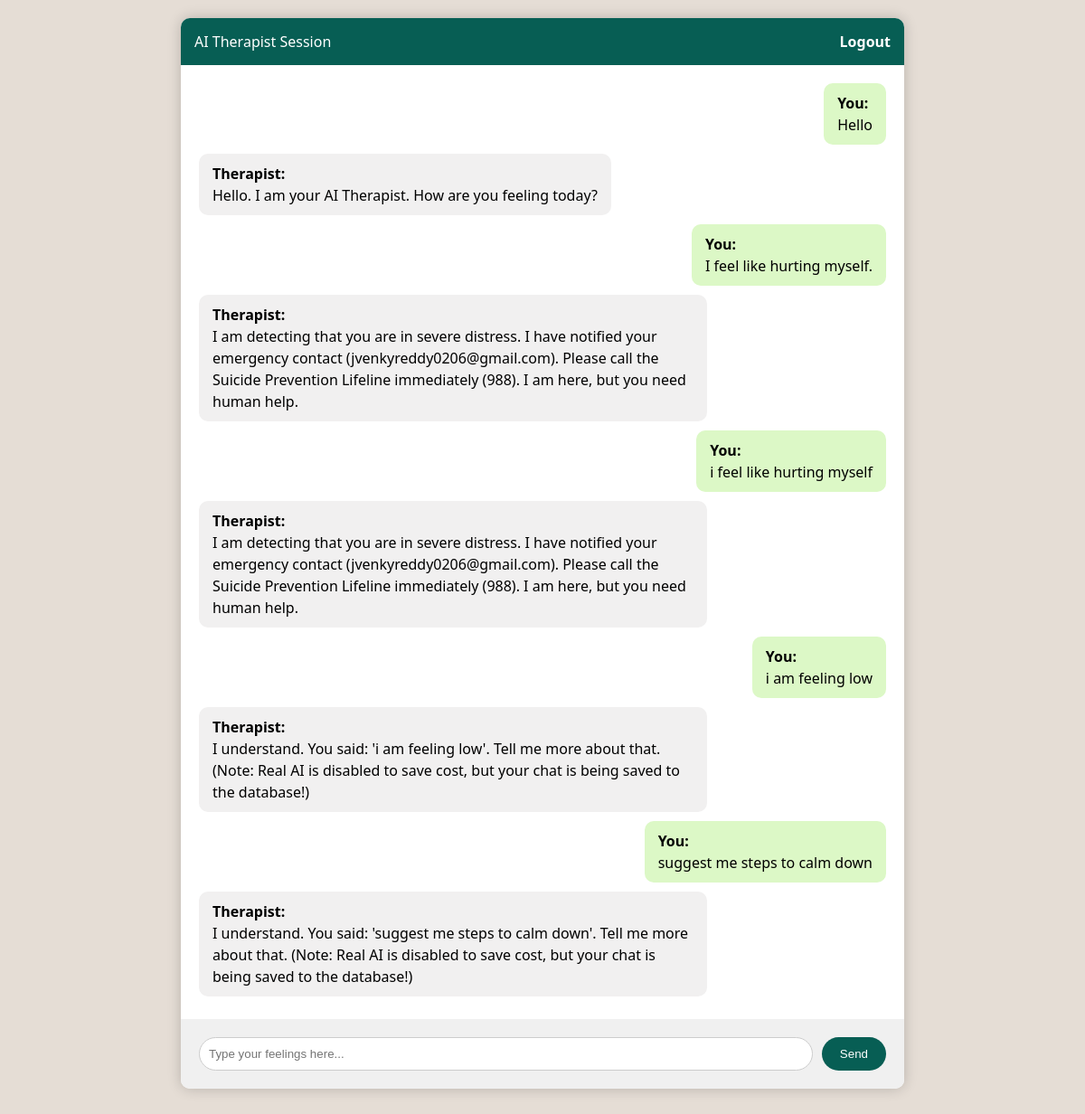
Page /chat (signed in) on the committed database.
### tables this page shows
CREATE TABLE chats (
        id INTEGER PRIMARY KEY AUTOINCREMENT,
        user_id INTEGER,
        role TEXT,
        content TEXT,
        timestamp DATETIME
    );

### app.py (the view, shortened to what this page needs)
@app.route('/chat', methods=['GET', 'POST'])
def chat():
    if 'user_id' not in session:
        return redirect(url_for('login'))
    user_id = session['user_id']
    conn = sqlite3.connect('database.db')
    c = conn.cursor()
    c.execute("SELECT role, content FROM chats WHERE user_id = ? ORDER BY id ASC", (user_id,))
    history = c.fetchall()
    conn.close()
    return render_template('chat.html', history=history)

### templates/chat.html (shortened to what this page needs)
<!DOCTYPE html>
<html>
<head>
</head>
<body>
    <div class="chat-container">
        <div class="header">
            <span>AI Therapist Session</span>
            <a href="/logout">Logout</a>
        </div>
        <div class="chat-box" id="chatBox">
            {% for role, content in history %}
                <div class="message {{ role }}">
                    <strong>{{ 'You' if role == 'user' else 'Therapist' }}:</strong><br>
                    {{ content }}
                </div>
            {% endfor %}
        </div>
        <form class="input-area" method="POST">
            <input type="text" name="message" placeholder="Type your feelings here..." autocomplete="off" autofocus required>
            <button type="submit">Send</button>
        </form>
    </div>
</body>
</html>

### templates/chat.html (style rules this page uses)
body { font-family: 'Segoe UI', sans-serif; background: #e5ddd5; margin: 0; }
.chat-container { max-width: 800px; margin: 20px auto; background: white; height: 90vh; display: flex; flex-direction: column; border-radius: 10px; box-shadow: 0 0 15px rgba(0,0,0,0.2); }
.header { background: #075e54; color: white; padding: 15px; border-radius: 10px 10px 0 0; display: flex; justify-content: space-between; }
.chat-box { flex: 1; padding: 20px; overflow-y: auto; display: flex; flex-direction: column; }
.message { max-width: 70%; padding: 10px 15px; margin: 5px 0; border-radius: 10px; line-height: 1.5; }
.user { align-self: flex-end; background: #dcf8c6; }
.assistant { align-self: flex-start; background: #f1f0f0; }
.input-area { padding: 20px; background: #f0f0f0; display: flex; border-radius: 0 0 10px 10px; }
input[type="text"] { flex: 1; padding: 10px; border: 1px solid #ccc; border-radius: 20px; outline: none; }
button { margin-left: 10px; padding: 10px 20px; background: #075e54; color: white; border: none; border-radius: 20px; cursor: pointer; }
a { color: white; text-decoration: none; font-weight: bold; }

### rows in the picture
chats: role "You", content "Hello"
chats: role "Therapist", content "Hello. I am your AI Therapist. How are you feeling today?"
chats: role "You", content "I feel like hurting myself."
chats: role "Therapist", content "I am detecting that you are in severe distress. I have notified your emergency contact (jvenkyreddy0206@gmail.com). Please call the Suicide Prevention Lifeline immediately (988). I am here, but you need human help."
chats: role "You", content "i feel like hurting myself"
chats: role "Therapist", content "I am detecting that you are in severe distress. I have notified your emergency contact (jvenkyreddy0206@gmail.com). Please call the Suicide Prevention Lifeline immediately (988). I am here, but you need human help."
chats: role "You", content "i am feeling low"
chats: role "Therapist", content "I understand. You said: 'i am feeling low'. Tell me more about that. (Note: Real AI is disabled to save cost, but your chat is being saved to the database!)"
chats: role "You", content "suggest me steps to calm down"
chats: role "Therapist", content "I understand. You said: 'suggest me steps to calm down'. Tell me more about that. (Note: Real AI is disabled to save cost, but your chat is being saved to the database!)"
